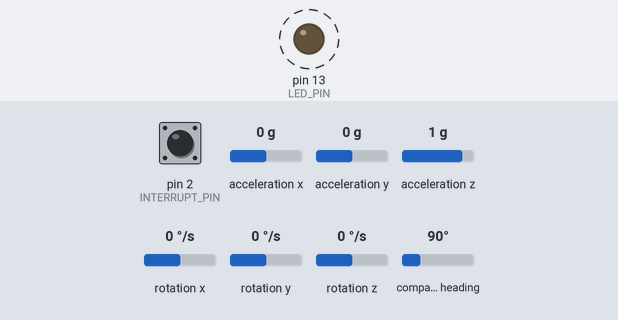
Bench run of a sketch on a simulated Arduino Leonardo, built with avr-gcc and run on an emulated ATmega32U4. Shown: output pins drawn as LEDs (lit = HIGH). Dashed ring = blinking. The test bench sets the inputs (shaded band); at power-on: pin 2 (INTERRUPT_PIN) LOW, acceleration x 0 g, acceleration y 0 g, acceleration z 1 g, rotation x 0 °/s, rotation y 0 °/s, rotation z 0 °/s, compass heading 90°. The sensor or clock chip raises its interrupt line as the real part does; what the sketch prints to the serial monitor is not drawn.

Above: at 0.57 s.
Timing chart, 0 to 3.5 s (numbered marks = the images above):
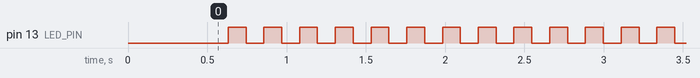

Measured:
- by itself, pin 13 (LED_PIN): alternates HIGH for 0.11 s and LOW for 0.11 s

The sketch:

MPU6050_DMP6_HMC5883L_PROCESSING.ino
```cpp
// I2C device class (I2Cdev) demonstration Arduino sketch for MPU6050 class using DMP (MotionApps v2.0)
// 6/21/2012 by Jeff Rowberg <jeff@rowberg.net>
// Updates should (hopefully) always be available at https://github.com/jrowberg/i2cdevlib
//
// Changelog:
//      2019-07-08 - Added Auto Calibration and offset generator
//		   - and altered FIFO retrieval sequence to avoid using blocking code
//      2016-04-18 - Eliminated a potential infinite loop
//      2013-05-08 - added seamless Fastwire support
//                 - added note about gyro calibration
//      2012-06-21 - added note about Arduino 1.0.1 + Leonardo compatibility error
//      2012-06-20 - improved FIFO overflow handling and simplified read process
//      2012-06-19 - completely rearranged DMP initialization code and simplification
//      2012-06-13 - pull gyro and accel data from FIFO packet instead of reading directly
//      2012-06-09 - fix broken FIFO read sequence and change interrupt detection to RISING
//      2012-06-05 - add gravity-compensated initial reference frame acceleration output
//                 - add 3D math helper file to DMP6 example sketch
//                 - add Euler output and Yaw/Pitch/Roll output formats
//      2012-06-04 - remove accel offset clearing for better results (thanks Sungon Lee)
//      2012-06-01 - fixed gyro sensitivity to be 2000 deg/sec instead of 250
//      2012-05-30 - basic DMP initialization working

/* ============================================
I2Cdev device library code is placed under the MIT license
Copyright (c) 2012 Jeff Rowberg

Permission is hereby granted, free of charge, to any person obtaining a copy
of this software and associated documentation files (the "Software"), to deal
in the Software without restriction, including without limitation the rights
to use, copy, modify, merge, publish, distribute, sublicense, and/or sell
copies of the Software, and to permit persons to whom the Software is
furnished to do so, subject to the following conditions:

The above copyright notice and this permission notice shall be included in
all copies or substantial portions of the Software.

THE SOFTWARE IS PROVIDED "AS IS", WITHOUT WARRANTY OF ANY KIND, EXPRESS OR
IMPLIED, INCLUDING BUT NOT LIMITED TO THE WARRANTIES OF MERCHANTABILITY,
FITNESS FOR A PARTICULAR PURPOSE AND NONINFRINGEMENT. IN NO EVENT SHALL THE
AUTHORS OR COPYRIGHT HOLDERS BE LIABLE FOR ANY CLAIM, DAMAGES OR OTHER
LIABILITY, WHETHER IN AN ACTION OF CONTRACT, TORT OR OTHERWISE, ARISING FROM,
OUT OF OR IN CONNECTION WITH THE SOFTWARE OR THE USE OR OTHER DEALINGS IN
THE SOFTWARE.
===============================================
*/

// I2Cdev and MPU6050 must be installed as libraries, or else the .cpp/.h files
// for both classes must be in the include path of your project
#include "I2Cdev.h"

#include "MPU6050_6Axis_MotionApps20.h"
#include "Adafruit_HMC5883_U.h"


//#include "MPU6050.h" // not necessary if using MotionApps include file

// Arduino Wire library is required if I2Cdev I2CDEV_ARDUINO_WIRE implementation
// is used in I2Cdev.h
#if I2CDEV_IMPLEMENTATION == I2CDEV_ARDUINO_WIRE
    #include "Wire.h"
#endif

// class default I2C address is 0x68
// specific I2C addresses may be passed as a parameter here
// AD0 low = 0x68 (default for SparkFun breakout and InvenSense evaluation board)
// AD0 high = 0x69
MPU6050 mpu;
Adafruit_HMC5883_Unified mag = Adafruit_HMC5883_Unified(12345);
//MPU6050 mpu(0x69); // <-- use for AD0 high

/* =========================================================================
   NOTE: In addition to connection 3.3v, GND, SDA, and SCL, this sketch
   depends on the MPU-6050's INT pin being connected to the Arduino's
   external interrupt #0 pin. On the Arduino Uno and Mega 2560, this is
   digital I/O pin 2.
 * ========================================================================= */

/* =========================================================================
   NOTE: Arduino v1.0.1 with the Leonardo board generates a compile error
   when using Serial.write(buf, len). The Teapot output uses this method.
   The solution requires a modification to the Arduino USBAPI.h file, which
   is fortunately simple, but annoying. This will be fixed in the next IDE
   release. For more info, see these links:

   http://arduino.cc/forum/index.php/topic,109987.0.html
   http://code.google.com/p/arduino/issues/detail?id=958
 * ========================================================================= */


// uncomment "OUTPUT_READABLE_QUATERNION" if you want to see the actual
// quaternion components in a [w, x, y, z] format (not best for parsing
// on a remote host such as Processing or something though)
//#define OUTPUT_READABLE_QUATERNION

// uncomment "OUTPUT_READABLE_EULER" if you want to see Euler angles
// (in degrees) calculated from the quaternions coming from the FIFO.
// Note that Euler angles suffer from gimbal lock (for more info, see
// http://en.wikipedia.org/wiki/Gimbal_lock)
//#define OUTPUT_READABLE_EULER

// uncomment "OUTPUT_READABLE_YAWPITCHROLL" if you want to see the yaw/
// pitch/roll angles (in degrees) calculated from the quaternions coming
// from the FIFO. Note this also requires gravity vector calculations.
// Also note that yaw/pitch/roll angles suffer from gimbal lock (for
// more info, see: http://en.wikipedia.org/wiki/Gimbal_lock)
#define OUTPUT_READABLE_YAWPITCHROLL

// uncomment "OUTPUT_READABLE_REALACCEL" if you want to see acceleration
// components with gravity removed. This acceleration reference frame is
// not compensated for orientation, so +X is always +X according to the
// sensor, just without the effects of gravity. If you want acceleration
// compensated for orientation, us OUTPUT_READABLE_WORLDACCEL instead.
//#define OUTPUT_READABLE_REALACCEL

// uncomment "OUTPUT_READABLE_WORLDACCEL" if you want to see acceleration
// components with gravity removed and adjusted for the world frame of
// reference (yaw is relative to initial orientation, since no magnetometer
// is present in this case). Could be quite handy in some cases.
//#define OUTPUT_READABLE_WORLDACCEL

// uncomment "OUTPUT_TEAPOT" if you want output that matches the
// format used for the InvenSense teapot demo
#define OUTPUT_TEAPOT


#define INTERRUPT_PIN 2  // use pin 2 on Arduino Uno & most boards
#define LED_PIN 13 // (Arduino is 13, Teensy is 11, Teensy++ is 6)
bool blinkState = false;

// MPU control/status vars
bool dmpReady = false;  // set true if DMP init was successful
uint8_t mpuIntStatus;   // holds actual interrupt status byte from MPU
uint8_t devStatus;      // return status after each device operation (0 = success, !0 = error)
uint16_t packetSize;    // expected DMP packet size (default is 42 bytes)
uint16_t fifoCount;     // count of all bytes currently in FIFO
uint8_t fifoBuffer[64]; // FIFO storage buffer

// orientation/motion vars
Quaternion q;           // [w, x, y, z]         quaternion container
VectorInt16 aa;         // [x, y, z]            accel sensor measurements
VectorInt16 aaReal;     // [x, y, z]            gravity-free accel sensor measurements
VectorInt16 aaWorld;    // [x, y, z]            world-frame accel sensor measurements
VectorFloat gravity;    // [x, y, z]            gravity vector
float euler[3];         // [psi, theta, phi]    Euler angle container
float ypr[3];           // [yaw, pitch, roll]   yaw/pitch/roll container and gravity vector

// packet structure for InvenSense teapot demo
uint8_t teapotPacket[14] = { '$', 0x02, 0,0, 0,0, 0,0, 0,0, 0x00, 0x00, '\r', '\n' };

// Manyetometre değişkenleri
float mx, my, mz;
float yaw;
// Manyetometre için offset ve scale değerleri
#define OFFSET_X 153
#define OFFSET_Y -473
#define OFFSET_Z -21

#define SCALE_X 382
#define SCALE_Y 346
#define SCALE_Z 344

// ================================================================
// ===               INTERRUPT DETECTION ROUTINE                ===
// ================================================================

volatile bool mpuInterrupt = false;     // indicates whether MPU interrupt pin has gone high
void dmpDataReady() {
    mpuInterrupt = true;
}


// ================================================================
// ===                      INITIAL SETUP                       ===
// ================================================================

void setup() {
    // join I2C bus (I2Cdev library doesn't do this automatically)
    #if I2CDEV_IMPLEMENTATION == I2CDEV_ARDUINO_WIRE
        Wire.begin();
        Wire.setClock(400000); // 400kHz I2C clock. Comment this line if having compilation difficulties
    #elif I2CDEV_IMPLEMENTATION == I2CDEV_BUILTIN_FASTWIRE
        Fastwire::setup(400, true);
    #endif

    // initialize serial communication
    // (115200 chosen because it is required for Teapot Demo output, but it's
    // really up to you depending on your project)
    Serial.begin(115200);
    while (!Serial); // wait for Leonardo enumeration, others continue immediately

    // NOTE: 8MHz or slower host processors, like the Teensy @ 3.3V or Arduino
    // Pro Mini running at 3.3V, cannot handle this baud rate reliably due to
    // the baud timing being too misaligned with processor ticks. You must use
    // 38400 or slower in these cases, or use some kind of external separate
    // crystal solution for the UART timer.

    // initialize device
    Serial.println(F("Initializing I2C devices..."));
    mpu.initialize();
    pinMode(INTERRUPT_PIN, INPUT);

    // verify connection
    Serial.println(F("Testing device connections..."));
    Serial.println(mpu.testConnection() ? F("MPU6050 connection successful") : F("MPU6050 connection failed"));

    // wait for ready
    //Serial.println(F("\nSend any character to begin DMP programming and demo: "));
    Serial.println(F("\nAutomatically starting DMP programming and demo..."));

    //while (Serial.available() && Serial.read()); // empty buffer
    //while (!Serial.available());                 // wait for data
    //while (Serial.available() && Serial.read()); // empty buffer again

    // load and configure the DMP
    Serial.println(F("Initializing DMP..."));
    devStatus = mpu.dmpInitialize();

    // supply your own gyro offsets here, scaled for min sensitivity
    //mpu.setXGyroOffset(220);
   // mpu.setYGyroOffset(76);
    //mpu.setZGyroOffset(-85);
    //mpu.setZAccelOffset(1788); // 1688 factory default for my test chip


    mpu.setXAccelOffset(-514);
    mpu.setYAccelOffset(1196);
    mpu.setZAccelOffset(1648);
    mpu.setXGyroOffset(-28);
    mpu.setYGyroOffset(-55);
    mpu.setZGyroOffset(20);


    // make sure it worked (returns 0 if so)
    if (devStatus == 0) {
        // Calibration Time: generate offsets and calibrate our MPU6050
        mpu.CalibrateAccel(6);
        mpu.CalibrateGyro(6);
        mpu.PrintActiveOffsets();
        // turn on the DMP, now that it's ready
        Serial.println(F("Enabling DMP..."));
        mpu.setDMPEnabled(true);

        // enable Arduino interrupt detection
        Serial.print(F("Enabling interrupt detection (Arduino external interrupt "));
        Serial.print(digitalPinToInterrupt(INTERRUPT_PIN));
        Serial.println(F(")..."));
        attachInterrupt(digitalPinToInterrupt(INTERRUPT_PIN), dmpDataReady, RISING);
        mpuIntStatus = mpu.getIntStatus();

        // set our DMP Ready flag so the main loop() function knows it's okay to use it
        Serial.println(F("DMP ready! Waiting for first interrupt..."));
        dmpReady = true;

        // get expected DMP packet size for later comparison
        packetSize = mpu.dmpGetFIFOPacketSize();
    } else {
        // ERROR!
        // 1 = initial memory load failed
        // 2 = DMP configuration updates failed
        // (if it's going to break, usually the code will be 1)
        Serial.print(F("DMP Initialization failed (code "));
        Serial.print(devStatus);
        Serial.println(F(")"));
    }

    // configure LED for output
    pinMode(LED_PIN, OUTPUT);


  // Manyetometre başlatma
  if (!mag.begin()) {
    Serial.println("Manyetometre (HMC5883L) bağlantı hatası!");
    while (1);
  }
  Serial.println("Sensörler hazır!");
}


// ================================================================
// ===                    MAIN PROGRAM LOOP                     ===
// ================================================================

void loop() {
    // if programming failed, don't try to do anything
    if (!dmpReady) return;
    // read a packet from FIFO
    if (mpu.dmpGetCurrentFIFOPacket(fifoBuffer)) { // Get the Latest packet
        #ifdef OUTPUT_READABLE_QUATERNION
            // display quaternion values in easy matrix form: w x y z
            mpu.dmpGetQuaternion(&q, fifoBuffer);
            Serial.print("quat\t");
            Serial.print(q.w);
            Serial.print("\t");
            Serial.print(q.x);
            Serial.print("\t");
            Serial.print(q.y);
            Serial.print("\t");
            Serial.println(q.z);
        #endif

        #ifdef OUTPUT_READABLE_EULER
            // display Euler angles in degrees
            mpu.dmpGetQuaternion(&q, fifoBuffer);
            mpu.dmpGetEuler(euler, &q);
            Serial.print("euler\t");
            Serial.print(euler[0] * 180/M_PI);
            Serial.print("\t");
            Serial.print(euler[1] * 180/M_PI);
            Serial.print("\t");
            Serial.println(euler[2] * 180/M_PI);
        #endif

        #ifdef OUTPUT_READABLE_YAWPITCHROLL
            // display Euler angles in degrees
            mpu.dmpGetQuaternion(&q, fifoBuffer);
            mpu.dmpGetGravity(&gravity, &q);
            mpu.dmpGetYawPitchRoll(ypr, &q, &gravity);
           // Serial.print("ypr\t");
           // Serial.print(ypr[0] * 180/M_PI);
           // Serial.print(",");
           // Serial.print(ypr[1] * 180/M_PI);
           // Serial.print(",");
           // Serial.println(ypr[2] * 180/M_PI);
            float roll = ypr[2] * 180 / M_PI;  // Roll
            float pitch = ypr[1] * 180 / M_PI; // Pitch
            // Manyetometreden manyetik alan verilerini al
            sensors_event_t event;
            mag.getEvent(&event);
           // Ham manyetik alan değerlerini al
            float mx = event.magnetic.x;
            float my = event.magnetic.y;
            float mz = event.magnetic.z;

            // Kalibre edilmiş manyetik alan değerlerini hesapla
            float calibratedMx = (mx - OFFSET_X) / SCALE_X;
            float calibratedMy = (my - OFFSET_Y) / SCALE_Y;
            float calibratedMz = (mz - OFFSET_Z) / SCALE_Z;

            // Yaw açısını hesapla
            float xh = calibratedMx * cos(pitch) + calibratedMz * sin(pitch);
            float yh = calibratedMx * sin(roll) * sin(pitch) + calibratedMy * cos(roll) - calibratedMz * sin(roll) * cos(pitch);
            yaw = atan2(yh, xh) * 180 / M_PI;

            // Yaw'ı 0-360 aralığına getir
            if (yaw < 0) yaw += 360;

            Serial.print("ypr\t");
            Serial.print(yaw);
            Serial.print(",");
            Serial.print(pitch);
            Serial.print(",");
            Serial.println(roll);
  // Değerleri yazdır
  /*Serial.print("Roll: ");
  Serial.print(roll);
  Serial.print("\tPitch: ");
  Serial.print(pitch);
  Serial.print("\tYaw: ");
  Serial.println(yaw);*/

  delay(100);
        #endif

        #ifdef OUTPUT_READABLE_REALACCEL
            // display real acceleration, adjusted to remove gravity
            mpu.dmpGetQuaternion(&q, fifoBuffer);
            mpu.dmpGetAccel(&aa, fifoBuffer);
            mpu.dmpGetGravity(&gravity, &q);
            mpu.dmpGetLinearAccel(&aaReal, &aa, &gravity);
            Serial.print("areal\t");
            Serial.print(aaReal.x);
            Serial.print("\t");
            Serial.print(aaReal.y);
            Serial.print("\t");
            Serial.println(aaReal.z);
        #endif

        #ifdef OUTPUT_READABLE_WORLDACCEL
            // display initial world-frame acceleration, adjusted to remove gravity
            // and rotated based on known orientation from quaternion
            mpu.dmpGetQuaternion(&q, fifoBuffer);
            mpu.dmpGetAccel(&aa, fifoBuffer);
            mpu.dmpGetGravity(&gravity, &q);
            mpu.dmpGetLinearAccel(&aaReal, &aa, &gravity);
            mpu.dmpGetLinearAccelInWorld(&aaWorld, &aaReal, &q);
            Serial.print("aworld\t");
            Serial.print(aaWorld.x);
            Serial.print("\t");
            Serial.print(aaWorld.y);
            Serial.print("\t");
            Serial.println(aaWorld.z);
        #endif

        #ifdef OUTPUT_TEAPOT
            // display quaternion values in InvenSense Teapot demo format:
            teapotPacket[2] = fifoBuffer[0];
            teapotPacket[3] = fifoBuffer[1];
            teapotPacket[4] = fifoBuffer[4];
            teapotPacket[5] = fifoBuffer[5];
            teapotPacket[6] = fifoBuffer[8];
            teapotPacket[7] = fifoBuffer[9];
            teapotPacket[8] = fifoBuffer[12];
            teapotPacket[9] = fifoBuffer[13];
            Serial.write(teapotPacket, 14);
            teapotPacket[11]++; // packetCount, loops at 0xFF on purpose
        #endif

        // blink LED to indicate activity
        blinkState = !blinkState;
        digitalWrite(LED_PIN, blinkState);
    }
}
```
